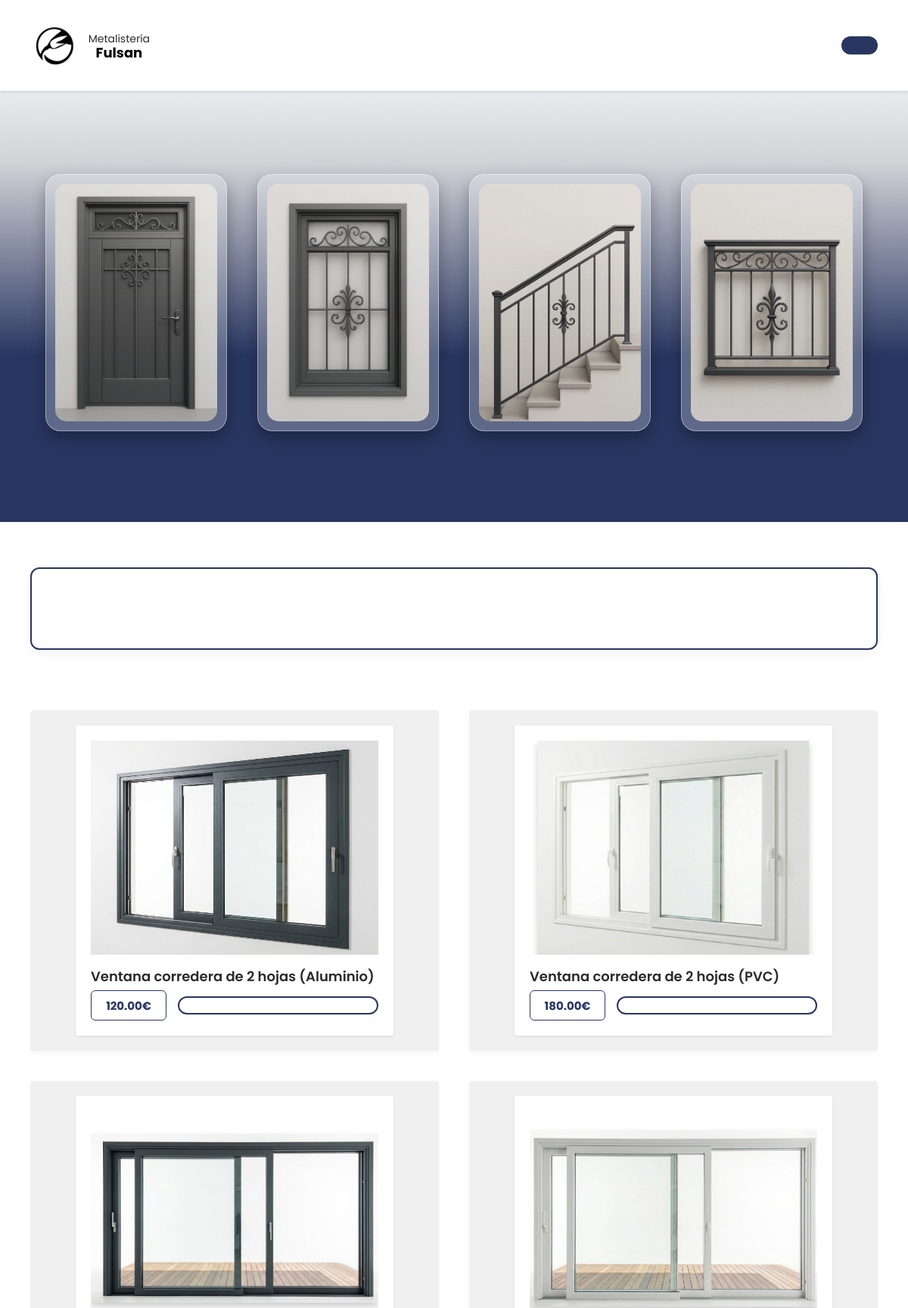
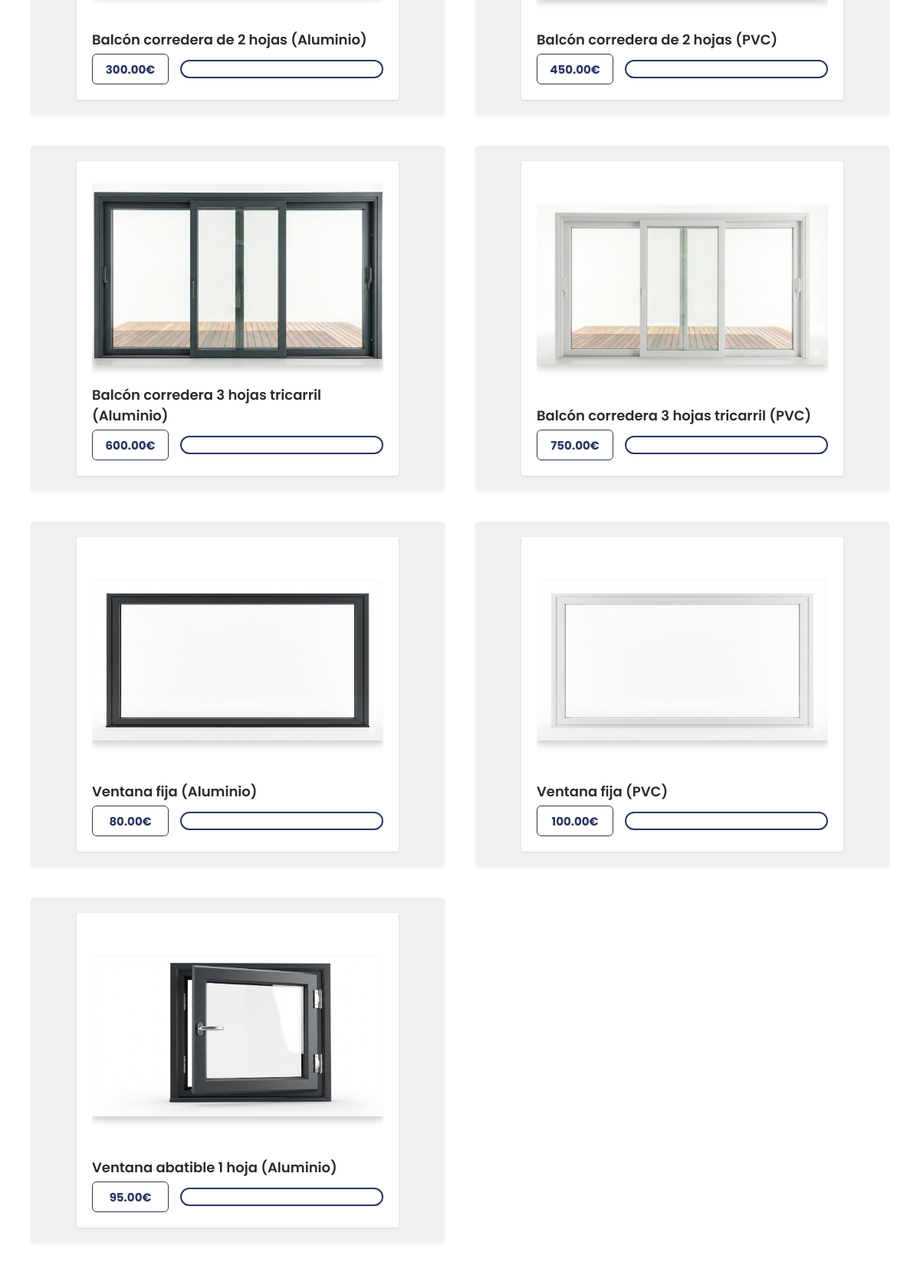
The page /productos.php (upper part) on the database its author committed (2 pictures, top to bottom).
### tables this page shows
CREATE TABLE `productos` (
  `id` int(11) NOT NULL,
  `referencia` varchar(40) NOT NULL,
  `nombre` varchar(150) NOT NULL,
  `descripcion` text DEFAULT NULL,
  `precio` decimal(10,2) DEFAULT 0.00,
  `imagen_url` varchar(255) DEFAULT NULL,
  `id_material` int(11) NOT NULL,
  `id_categoria` int(11) NOT NULL,
  `medidas` varchar(50) DEFAULT NULL,
  `color` varchar(30) DEFAULT NULL
);

### productos.php (the view, shortened to what this page needs)
<?php
include 'CabeceraFooter.php';
include 'conexion.php';
try {
    $sql = "SELECT * FROM productos WHERE id IN (SELECT MIN(id) FROM productos GROUP BY referencia)";
    $stmt = $conn->query($sql);
    $productos = $stmt->fetchAll(PDO::FETCH_ASSOC);
} catch (PDOException $e) {
    echo "Error al cargar productos: " . $e->getMessage();
    die();
}
?>
<!DOCTYPE html>
<html lang="<?php echo isset($_SESSION['idioma']) ? $_SESSION['idioma'] : 'es'; ?>">
<head>
    <link rel="stylesheet" href="css/productos.css">
</head>
<body>
    <div class="visitante-productos">
        <?php sectionheader(3); ?>
        <section class="hero-productos">
            <div class="categorias-container">
                <div class="cat-card" onclick="filtrar('2')" id="cat-2">
                    <div class="cat-frame"><img src="imagenes/p1.png" alt="Puertas"></div>
                </div>
                <div class="cat-card" onclick="filtrar('1')" id="cat-1">
                    <div class="cat-frame"><img src="imagenes/v1.png" alt="Ventanas"></div>
                </div>
                <div class="cat-card" onclick="filtrar('5')" id="cat-5">
                    <div class="cat-frame"><img src="imagenes/b1.png" alt="Barandillas"></div>
                </div>
                <div class="cat-card" onclick="filtrar('otros')" id="cat-otros">
                    <div class="cat-frame"><img src="imagenes/otro.png" alt="Otras"></div>
                </div>
            </div>
        </section>
        <main class="catalogo-main container">
            <div class="cta-medida-info">
            </div>
            <div class="productos-grid" id="lista-productos">
                <?php if (count($productos) > 0): ?>
                    <?php foreach ($productos as $producto): ?>
                        <div class="prod-card-outer item-producto"
                            id="producto-<?php echo $producto['id']; ?>"
                            data-categoria="<?php echo $producto['id_categoria']; ?>">
                            <div class="prod-card-inner">
                                <div class="prod-img-box">
                                    <a href="infoproducto.php?id=<?php echo $producto['id']; ?>">
                                        <img src="<?php echo htmlspecialchars($producto['imagen_url']); ?>"
                                             alt="<?php echo htmlspecialchars($producto['nombre']); ?>"
                                             onerror="this.src='https://via.placeholder.com/300x300?text=Sin+Imagen'">
                                    </a>
                                </div>
                                <div class="prod-info">
                                    <h3><?php echo htmlspecialchars($producto['nombre']); ?></h3>
                                    <div class="prod-actions">
                                        <span class="precio-box"><?php echo number_format($producto['precio'], 2); ?>€</span>
                                        <a href="infoproducto.php?id=<?php echo $producto['id']; ?>" class="btn-detalles"><?php echo $lang['productos_btn_ver_detalles']; ?></a>
                                    </div>
                                </div>
                            </div>
                        </div>
                    <?php endforeach; ?>
                <?php else: ?>
                    <p style="text-align:center; width:100%;"><?php echo $lang['productos_msg_vacio']; ?></p>
                <?php endif; ?>
            </div>
        </main>
    </div>
</body>
</html>

### CabeceraFooter.php (shortened to what this page needs)
<?php
function sectionheader($active = 0) {
    ?>
    <header class="cabecera">
        <div class="container">
            <div class="logo-main">
                <a href="index.php" class="logo-link">
                    <img src="imagenes/logo.png" alt="Logo Metalful">
                    <div class="logo-text">
                        <span>Metalistería</span>
                        <strong>Fulsan</strong>
                    </div>
                </a>
            </div>
            <nav class="nav-bar">
            </nav>
            <div class="sign-in" id="box-registro">
            </div>
        </div>
    </header>
    <?php
}
    ?>

### css/productos.css (style rules this page uses)
* { margin: 0; padding: 0; box-sizing: border-box; }
body { font-family: 'Poppins', sans-serif; background-color: white; overflow-x: hidden; }
.visitante-productos { display: flex; flex-direction: column; min-height: 100vh; }
.container { max-width: 1400px; margin: 0 auto; padding: 0 40px; width: 100%; }
.hero-productos { background-color: #293661; position: relative; padding: 50px 0 120px 0; text-align: center; width: 100%; overflow: hidden; }
.hero-productos::before { content: ""; position: absolute; top: 0; left: 0; width: 100%; height: 350px; background: linear-gradient(180deg, #ffffff 0%, #e4e4e4 26.923%, rgba(153,153,153,0) 100%); opacity: 0.9; z-index: 1; pointer-events: none; }
.categorias-container { position: relative; z-index: 2; display: flex; justify-content: center; gap: 40px; flex-wrap: wrap; max-width: 1300px; margin: 0 auto; padding: 0 20px; }
.cat-card { display: flex; flex-direction: column; align-items: center; width: 240px; position: relative; cursor: pointer; overflow: visible; }
.cat-frame { background-color: rgba(255, 255, 255, 0.25); backdrop-filter: blur(4px); -webkit-backdrop-filter: blur(4px); border: 1px solid rgba(255,255,255,0.4); border-radius: 20px; box-shadow: 0px 10px 20px rgba(0, 0, 0, 0.3); width: 100%; height: 340px; padding: 12px; display: flex; align-items: center; justify-content: center; z-index: 10; transition: transform 0.3s ease, box-shadow 0.3s ease; }
.cat-frame img { width: 100%; height: 100%; object-fit: cover; border-radius: 15px; opacity: 0.95; }
.catalogo-main { margin-top: 60px; }
.cta-medida-info { font-family: 'Poppins'; width: 100%; max-width: 1200px; margin: 0 auto 80px auto; background-color: #ffffff; border: 2px solid #293661; border-radius: 12px; padding: 40px 30px; box-shadow: 0 5px 15px rgba(0,0,0,0.05); display: flex; flex-direction: column; align-items: center; justify-content: center; text-align: center; cursor: default; position: relative; z-index: 5; }
.productos-grid { display: grid; grid-template-columns: repeat(auto-fit, minmax(350px, 1fr)); gap: 40px; margin-bottom: 60px; width: 100%; max-width: 1400px; margin-left: auto; margin-right: auto; }
.prod-card-outer { background-color: #f0f0f0; border-radius: 4px; padding: 20px 60px; box-shadow: 0 2px 5px rgba(0,0,0,0.05); transition: transform 0.3s; height: 450px; display: flex; flex-direction: column; }
.prod-card-inner { background-color: white; border-radius: 2px; padding: 20px; box-shadow: 0 1px 3px rgba(0,0,0,0.1); height: 100%; width: 100%; display: flex; flex-direction: column; justify-content: flex-start; }
.prod-img-box { flex-grow: 1; width: 100%; display: flex; align-items: center; justify-content: center; margin-bottom: 5px; overflow: hidden; min-height: 220px; }
.prod-img-box a { display: flex; width: 100%; height: 100%; align-items: center; justify-content: center; }
.prod-img-box img { max-height: 100%; max-width: 100%; object-fit: contain; filter: drop-shadow(0 5px 5px rgba(0,0,0,0.2)); transition: transform 0.3s; }
.prod-info { display: flex; flex-direction: column; flex-shrink: 0; padding: 0; margin-top: 10px; }
.prod-info h3 { font-size: 18px; font-weight: 600; color: #2b2b2b; margin-bottom: 5px; text-align: left; }
.prod-actions { display: flex; justify-content: space-between; align-items: center; gap: 15px; }
.precio-box { display: flex; align-items: center; justify-content: center; width: 100px; height: 40px; border: 1px solid #293661; border-radius: 6px; font-weight: 700; color: #293661; font-size: 15px; background: white; flex-shrink: 0; }
.btn-detalles { background: white; border: 2px solid #293661; color: #2b2b2b; padding: 10px 0; border-radius: 50px; font-weight: 500; font-size: 15px; cursor: pointer; transition: all 0.3s; flex: 1; width: auto; display: flex; justify-content: center; align-items: center; text-decoration: none; }

### productos.php (style rules this page uses)
.item-producto { display: none; }

### rows shown on the page
productos: imagen_url (picture), nombre "Ventana corredera de 2 hojas (Aluminio)", precio "120.00"
productos: imagen_url (picture), nombre "Ventana corredera de 2 hojas (PVC)", precio "180.00"
productos: imagen_url (picture), nombre "Balcón corredera de 2 hojas (Aluminio)", precio "300.00"
productos: imagen_url (picture), nombre "Balcón corredera de 2 hojas (PVC)", precio "450.00"
productos: imagen_url (picture), nombre "Balcón corredera 3 hojas tricarril (Aluminio)", precio "600.00"
productos: imagen_url (picture), nombre "Balcón corredera 3 hojas tricarril (PVC)", precio "750.00"
productos: imagen_url (picture), nombre "Ventana fija (Aluminio)", precio "80.00"
productos: imagen_url (picture), nombre "Ventana fija (PVC)", precio "100.00"
productos: imagen_url (picture), nombre "Ventana abatible 1 hoja (Aluminio)", precio "95.00"
